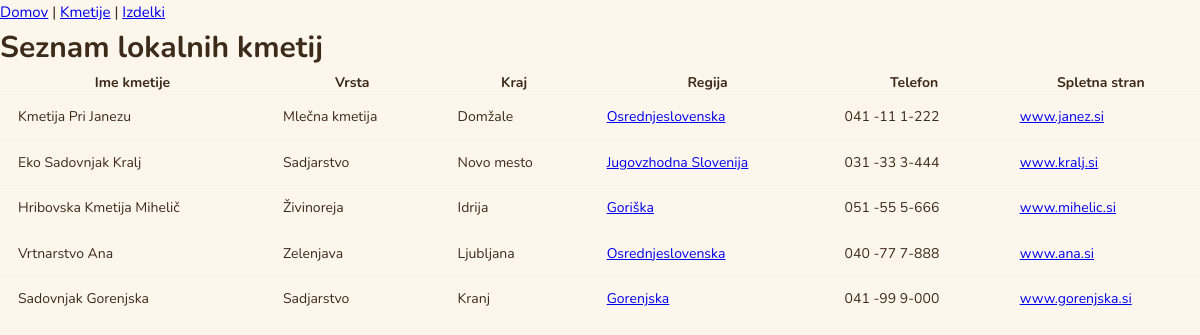
/, run on an earlier commit of the app's database.
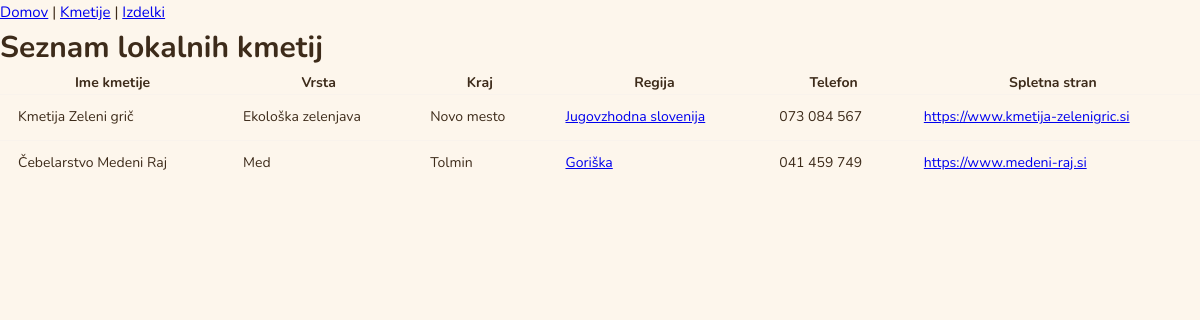
And on a later commit of the database.
### tables this page shows
CREATE TABLE Kmetija (
    id INTEGER PRIMARY KEY AUTOINCREMENT,
    ime_kmetije TEXT NOT NULL,
    vrsta_kmetije TEXT,
    delovni_cas TEXT,
    kraj TEXT,
    regija TEXT,
    telefonska_stevilka TEXT,
    spletna_stran TEXT,
    id_uporabnika INTEGER,
    FOREIGN KEY (id_uporabnika) REFERENCES Uporabnik(id)
);

### web.py (the view)
@app.route('/')
def index():
    kmetije = query("SELECT * FROM Kmetija")
    return render_template('index.html', kmetije=kmetije)

### database.py (called while the page is built)
def get_connection():
    conn = sqlite3.connect(DB_PATH)
    conn.row_factory = sqlite3.Row # Omogoča dostop do podatkov po imenih stolpcev
    conn.execute("PRAGMA foreign_keys = ON")
    return conn

def query(sql, params=()):
    conn = get_connection()
    try:
        cursor = conn.cursor()
        cursor.execute(sql, params)
        result = cursor.fetchall()
        return result
    finally:
        conn.close()

### templates/index.html (shortened to what this page needs)
<!DOCTYPE html>
<html lang="sl">
<head>
    <link rel="stylesheet" href="{{ url_for('static', filename='style.css') }}">
</head>
<body>
    <nav>
        <a href="/">Domov</a> |
        <a href="/farms">Kmetije</a> |
        <a href="/products">Izdelki</a>
    </nav>
    <h1>Seznam lokalnih kmetij</h1>
    <table>
        <tr>
            <th>Ime kmetije</th>
            <th>Vrsta</th>
            <th>Kraj</th>
            <th>Regija</th>
            <th>Telefon</th>
            <th>Spletna stran</th>
        </tr>
        {% for k in kmetije %}
        <tr>
            <td>{{ k.ime_kmetije }}</td>
            <td>{{ k.vrsta_kmetije }}</td>
            <td>{{ k.kraj }}</td>
            <td><a href="/region/{{ k.regija }}">{{ k.regija }}</a></td>
            <td>
                {{ k.telefonska_stevilka[:3] }}
                {{ k.telefonska_stevilka[3:6] }}
                {{ k.telefonska_stevilka[6:] }}
            </td>
            <td><a href="{{ k.spletna_stran }}" target="_blank">{{ k.spletna_stran }}</a></td>
        </tr>
        {% endfor %}
    </table>
</body>
</html>

### static/style.css (style rules this page uses)
* { box-sizing: border-box; margin: 0; padding: 0; }
body { font-family: 'Nunito', sans-serif; background: #FDF6EC; color: #3D2B1A; font-size: 15px; line-height: 1.6; }
table { width: 100%; border-collapse: collapse; font-size: 14px; }
tbody tr { border-bottom: 1.5px solid #F9F3EC; transition: background 0.1s; }
tbody tr:last-child { border-bottom: none; }
tbody td { padding: 11px 18px; color: #3D2B1A; }

What changed in the data, as far as the page shows it:
removed Kmetija: ime_kmetije "Kmetija Pri Janezu", vrsta_kmetije "Mlečna kmetija", kraj "Domžale", regija "Osrednjeslovenska", telefonska_stevilka "041", telefonska_stevilka "-11", telefonska_stevilka "1-222", spletna_stran "www.janez.si"
removed Kmetija: ime_kmetije "Eko Sadovnjak Kralj", vrsta_kmetije "Sadjarstvo", kraj "Novo mesto", regija "Jugovzhodna Slovenija", telefonska_stevilka "031", telefonska_stevilka "-33", telefonska_stevilka "3-444", spletna_stran "www.kralj.si"
removed Kmetija: ime_kmetije "Hribovska Kmetija Mihelič", vrsta_kmetije "Živinoreja", kraj "Idrija", regija "Goriška", telefonska_stevilka "051", telefonska_stevilka "-55", telefonska_stevilka "5-666", spletna_stran "www.mihelic.si"
removed Kmetija: ime_kmetije "Vrtnarstvo Ana", vrsta_kmetije "Zelenjava", kraj "Ljubljana", regija "Osrednjeslovenska", telefonska_stevilka "040", telefonska_stevilka "-77", telefonska_stevilka "7-888", spletna_stran "www.ana.si"
removed Kmetija: ime_kmetije "Sadovnjak Gorenjska", vrsta_kmetije "Sadjarstvo", kraj "Kranj", regija "Gorenjska", telefonska_stevilka "041", telefonska_stevilka "-99", telefonska_stevilka "9-000", spletna_stran "www.gorenjska.si"
added Kmetija: ime_kmetije "Kmetija Zeleni grič", vrsta_kmetije "Ekološka zelenjava", kraj "Novo mesto", regija "Jugovzhodna slovenija", telefonska_stevilka "073", telefonska_stevilka "084", telefonska_stevilka "567", spletna_stran "https://www.kmetija-zelenigric.si"
added Kmetija: ime_kmetije "Čebelarstvo Medeni Raj", vrsta_kmetije "Med", kraj "Tolmin", regija "Goriška", telefonska_stevilka "041", telefonska_stevilka "459", telefonska_stevilka "749", spletna_stran "https://www.medeni-raj.si"
